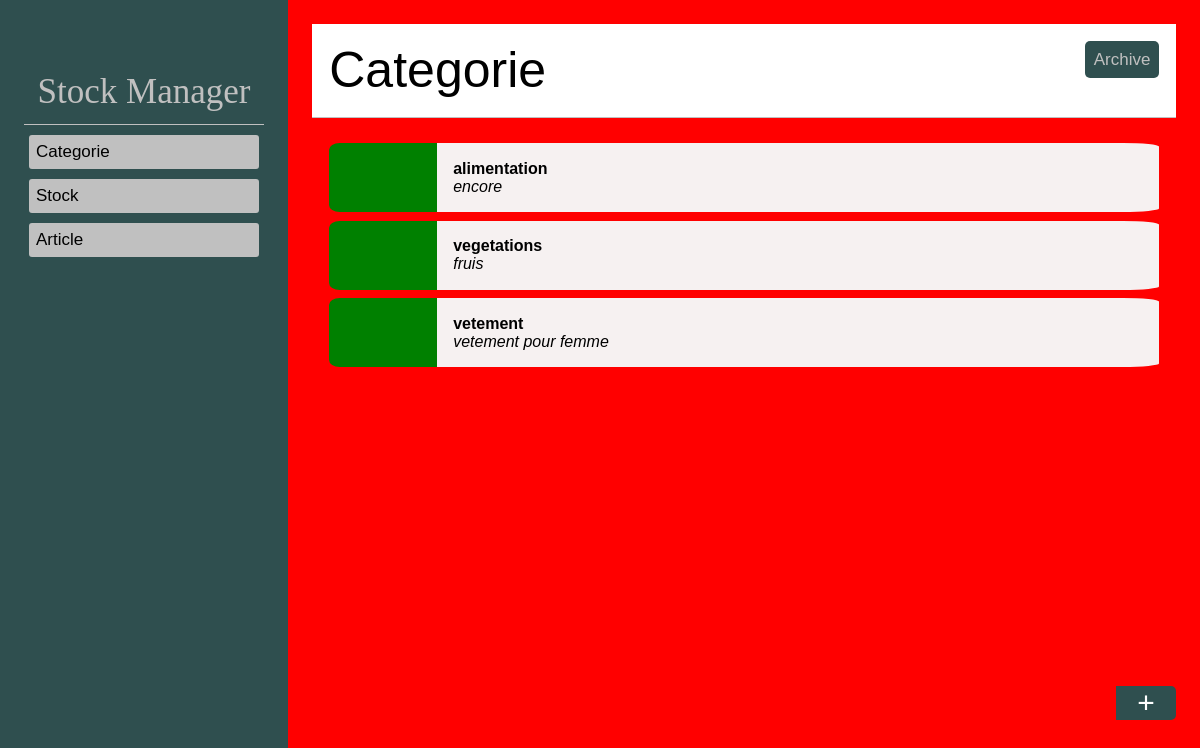
The app's page /stock/index/ with its own data.
### stock/models.py (models this page shows, shortened)
class categorie(models.Model):
    designation = models.CharField(max_length=100)
    description = models.CharField(max_length=200)
    isarchived = models.BooleanField(default="False")

### stock/views.py (the view)
# urls.py: path('index/', views.index, name='index' ),
def index(request):
    categories = models.categorie.objects.filter(isarchived="False").order_by('designation')
    return render(request, 'stock/categorie/index.html', {"categorie":categories})

### stock/templates/stock/categorie/index.html (shortened to what this page needs)
{% extends 'base.html' %}
{% block content %}
<div class="title-index">
    <span>categorie</span>
    <a href="{% url 'archive' %}"><button class="archive">archive</button></a>
</div>
<div class="content-index">
    {% for c in categorie %}
    <a href="{% url 'categorie' c.id %}">
         <div class="option-index">
        <div class="image"></div>
        <div class="descritpion"><b>{{c.designation}}</b><br><i>{{c.description}}</i></div>
    </div>
    </a>
    {% endfor %}
    <a href="{% url 'add_categorie' %}"><div class="add-categorie">+</div></a>
</div>
{% endblock %}

### stock/static/stock/style.css (style rules this page uses)
body { background-color: red; }

### templates/base.html (style rules this page uses)
body { margin: 0% ; }
a { text-decoration: none; color: black; }

### stock/templates/stock/categorie/index.html (style rules this page uses)
.title-index { padding: 2%; font-size: 50px; text-transform: capitalize; font-family: sans-serif; border-bottom: 1px solid silver; position: sticky; top: 0px; background-color: white; }
.content-index { padding: 2%; }
.option-index { display: flex; margin: 1% 0%; }
.content-index .image { padding: 4%; background-color: green; width: 5%; border-top-left-radius: 10%; border-bottom-left-radius: 10%; }
.content-index .descritpion { padding: 2% 2%; background-color: rgba(246, 244, 244, 0.99); width: 84%; border-top-right-radius: 5%; border-bottom-right-radius: 5%; font-family: sans-serif; }
.content-index .add-categorie { background-color: darkslategray; width: 5%; text-align: center; font-family: sans-serif; font-size: 30px; color: white; border-top-right-radius: 5px; border-bottom-right-radius: 5px; position: fixed; right: 2%; bottom: 10%; }
.archive { font-size: 17px; background-color: darkslategray; color: silver; border: 0px; padding: 1%; float: right; text-transform: capitalize; border-radius: 5px; font-family: sans-serif; }

### records on screen
categorie: designation "alimentation", description "encore"
categorie: designation "vegetations", description "fruis"
categorie: designation "vetement", description "vetement pour femme"
